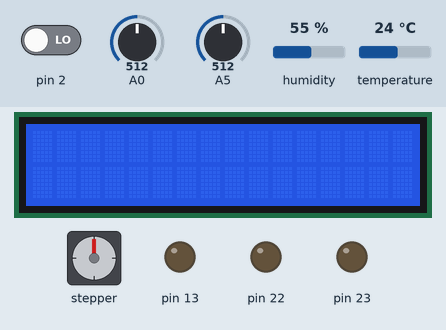
Simulated run of this sketch. Board: Arduino Uno, built with avr-gcc and run on an emulated ATmega328P. Shown: 16×2 character LCD, stepper motor, output pins drawn as LEDs (lit = HIGH). The inputs (shaded band) are chosen by the test bench; at power-on: pin 2 LOW, temperature 24 °C, A0 = 512, A5 = 512, humidity 55 %. Stepper angles assume 2048 steps per turn; pins used as bus, display or sensor lines are not drawn.

Above: at 1.2 s.
1.3 s: pin 2 driven HIGH
At 3.1 s:
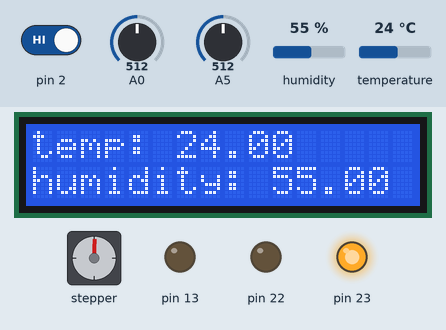
4.3 s: temperature set to 22 °C
At 6.6 s:
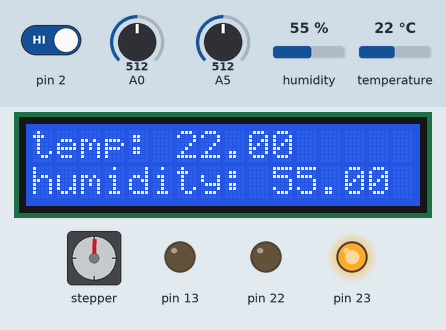
7.3 s: temperature set to 19 °C
At 8.0 s:
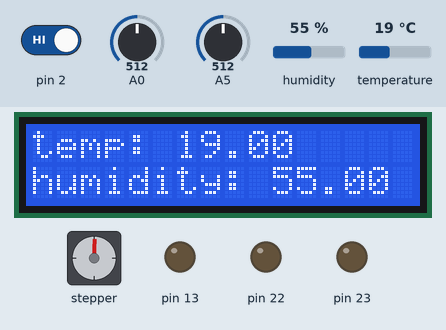
10.3 s: A0 set to 525
At 10.55 s:
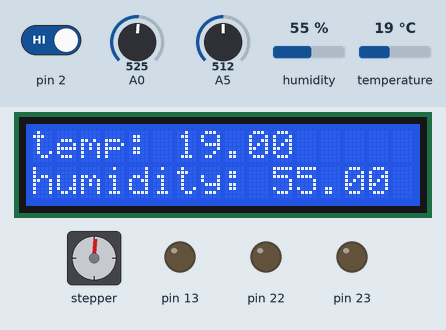
13.3 s: temperature set to 28 °C
At 14.3 s:
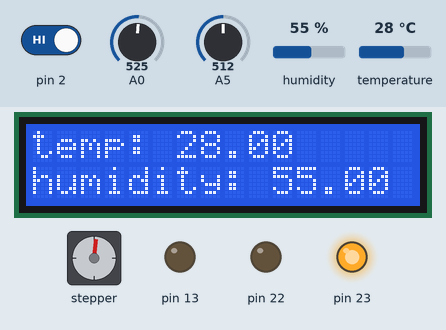
16.3 s: A0 set to 716
At 16.56 s:
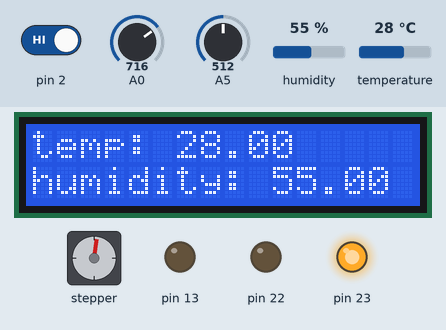
Timing chart, 0 to 19.3 s (numbered marks = the images above; inputs shaded):
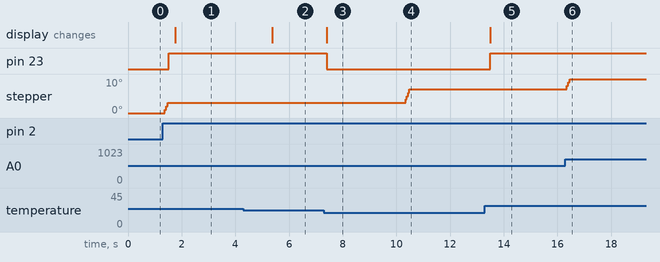

Measured:
- the behaviour switches between 21 and 20 °C on temperature (found by bisection; images 2 and 3)
- after the input at 4.3 s, the display: changes after 1.1 s (image 2)
- after the input at 7.3 s, pin 23: HIGH → LOW after 0.11 s; the display: changes after 0.11 s (image 3)
- after the input at 13.3 s, pin 23: LOW → HIGH after 0.19 s; the display: changes after 0.19 s (image 5)

The sketch:

cpeprojcode.ino
```cpp
// CPE 301: Embedded Syystems
// May 09, 2023
// Edgar Lopez


#include <Wire.h>
#include <Adafruit_Sensor.h> //needed for DHT library
#include <DHT.h>
#include <DHT_U.h>
#include <LiquidCrystal.h>
#include <Stepper.h>
#include <RTClib.h>


#define RDA 0x80
#define TBE 0x20

volatile unsigned char *myUCSR0A = (unsigned char *)0x00C0;
volatile unsigned char *myUCSR0B = (unsigned char *)0x00C1;
volatile unsigned char *myUCSR0C = (unsigned char *)0x00C2;
volatile unsigned int  *myUBRR0  = (unsigned int *) 0x00C4;
volatile unsigned char *myUDR0   = (unsigned char *)0x00C6;

volatile unsigned char* my_ADMUX = (unsigned char*) 0x7C;
volatile unsigned char* my_ADCSRB = (unsigned char*) 0x7B;
volatile unsigned char* my_ADCSRA = (unsigned char*) 0x7A;
volatile unsigned int* my_ADC_DATA = (unsigned int*) 0x78;

volatile unsigned char *portDDRB = (unsigned char *) 0x24;
volatile unsigned char *portB =    (unsigned char *) 0x25;
volatile unsigned char *portH = (unsigned char *) 0x102;
volatile unsigned char *portDDRH = (unsigned char *) 0x101;

int state = 0;

//setting up the lcd display
const int rs = 12, e = 33, d4 = 6, d5 = 5, d6 = 4, d7 = 3;
LiquidCrystal lcd(rs, e, d4, d5, d6, d7);

//setting up the DHT sensor pin = 7, Type = DHT11
DHT dht(7, DHT11);
float humidity;
float temp;


//setting up the stepper motor
#define STEPS 32
Stepper stepper(STEPS, 47, 49, 51, 53);
int pVal = 0;
int potVal = 0;


void setup() {
  // put your setup code here, to run once:
  U0init(9600);

  lcd.begin(16, 2);
  dht.begin();
  adc_init();
  stepper.setSpeed(200);
  *portDDRB |= 0b11110000;
  *portDDRH |= 0b01100000;
  attachInterrupt(digitalPinToInterrupt(2), isr, RISING);
}

void loop() {
  // put your main code here, to run repeatedly:


  if(state == 0){
    disabled();
  }
  else{
    *portH |= 0b01000000;
    humidity = dht.readHumidity();
    temp = dht.readTemperature();
    unsigned int waterLevel = adc_read(5);
    unsigned int potReading = adc_read(0);
    potVal = map(potReading, 0, 1024, 0, 500);

    if(potVal > pVal){
      stepper.step(20);
      //printTime();
    }
    if(potVal < pVal){
      stepper.step(-20);
      //printTime();
    }
    pVal = potVal;
    lcd.clear();
    lcd.setCursor(0, 0);
    lcd.print("temp: ");
    lcd.print(temp);
    lcd.setCursor(0, 1);
    lcd.print("humidity: ");
    lcd.print(humidity);
    powerMotor(temp);
    //printWarning(waterLevel);
  }
}


void adc_init()
{
  // setup the A register

  *my_ADCSRA |= 0b10000000; // set bit   7 to 1 to enable the ADC
  *my_ADCSRA &=  0b11011111;// clear bit 5 to 0 to disable the ADC trigger mode
  *my_ADCSRA &=  0b11011111;// clear bit 5 to 0 to disable the ADC interrupt
  *my_ADCSRA &=  0b11011111;// clear bit 5 to 0 to set prescaler selection to slow reading
  // setup the B register
  *my_ADCSRB &=  0b11110000;// clear bit 3 to 0 to reset the channel and gain bits
  *my_ADCSRB &=  0b11111000;// clear bit 2-0 to 0 to set free running mode

  // setup the MUX Register

  *my_ADMUX  &= 0b01111111;// clear bit 7 to 0 for AVCC analog reference
  *my_ADMUX  |= 0b01000000; // set bit   6 to 1 for AVCC analog reference
  *my_ADMUX  &=  0b11011111;// clear bit 5 to 0 for right adjust result
  *my_ADMUX  &=  0b11011111;// clear bit 5 to 0 for right adjust result
  *my_ADMUX  &=  0b11100000;// clear bit 4-0 to 0 to reset the channel and gain bits
}


// ADC Read

unsigned int adc_read(unsigned char adc_channel_num)
{

  // clear the channel selection bits (MUX 4:0)
  *my_ADMUX  &= 0b11100000;

  // clear the channel selection bits (MUX 5)
  *my_ADCSRB &= 0b11011111;

  // set the channel number
  if(adc_channel_num > 7)
  {
    // set the channel selection bits, but remove the most significant bit (bit 3)
    adc_channel_num -= 8;

    // set MUX bit 5
    *my_ADCSRB |= 0b00100000;
  }

  // set the channel selection bits
  *my_ADMUX  += adc_channel_num;

  // set bit 6 of ADCSRA to 1 to start a conversion
  *my_ADCSRA |= 0x40;

  // wait for the conversion to complete
  while((*my_ADCSRA & 0x40) != 0);

  // return the result in the ADC data register
  return *my_ADC_DATA;

}


void print_int(unsigned int out_num)
{
  // clear a flag (for printing 0's in the middle of numbers)
  unsigned char print_flag = 0;

  // if its greater than 1000
  if(out_num >= 1000)
  {
    // get the 1000's digit, add to '0'
    U0putchar(out_num / 1000 + '0');

    // set the print flag
    print_flag = 1;

    // mod the out num by 1000
    out_num = out_num % 1000;

  }

  // if its greater than 100 or we've already printed the 1000's
  if(out_num >= 100 || print_flag)
  {
    // get the 100's digit, add to '0'
    U0putchar(out_num / 100 + '0');
    // set the print flag
    print_flag = 1;
    // mod the output num by 100
    out_num = out_num % 100;
  }
  // if its greater than 10, or we've already printed the 10's
  if(out_num >= 10 || print_flag)
  {
    U0putchar(out_num / 10 + '0');
    print_flag = 1;
    out_num = out_num % 10;
  }
  // always print the last digit (in case it's 0)
  U0putchar(out_num + '0');
  // print a newline
  U0putchar('\n');
}

void U0init(int U0baud)
{
 unsigned long FCPU = 16000000;
 unsigned int tbaud;
 tbaud = (FCPU / 16 / U0baud - 1);
 // Same as (FCPU / (16 * U0baud)) - 1;
 *myUCSR0A = 0x20;
 *myUCSR0B = 0x18;
 *myUCSR0C = 0x06;
 *myUBRR0  = tbaud;
}

unsigned char U0kbhit()
{
  return *myUCSR0A & RDA;
}

unsigned char U0getchar()
{
  return *myUDR0;
}

void U0putchar(unsigned char U0pdata)
{
  while((*myUCSR0A & TBE)==0);
  *myUDR0 = U0pdata;
}


void motor_intialization(){
  *portDDRB |= 0b10000000;
}

void powerMotor(float temp){
  if(temp > 20){
    //printTime();
    *portB |= 0b10000000;
    *portH |= 0b00100000;
    *portB &= 0b10001111;
    *portH &= 0b10100000;
  }
  else{
    *portB &= 0b01111111;
  }

}


void printWarning(unsigned int waterLevel){
  if(waterLevel < 100){

    char warning[11] = "water low \n";
    for(int i = 0; i < 11; i++){
      U0putchar(warning[i]);
      U0getchar();
    }
    while(adc_read(5) < 100 && state != 0){
      *portB |= 0b00100000;
      *portB &= 0b00101111;
      *portH &= 0b10011111;
    }
    //printTime();
    *portB &= 0b11011111;
  }
  delay(1000);
}

void disabled(){
  *portB |= 0b00010000;
  *portB &= 0b00011111;
  *portH &= 0b10011111;
  lcd.clear();
}

void isr(){
  if(state != 0){
    disabled();
    state = 0;
  }
  else{
    state = 1;
    *portB &= 0b11101111;
    *portH |= 0b01000000;
  }
}
```
